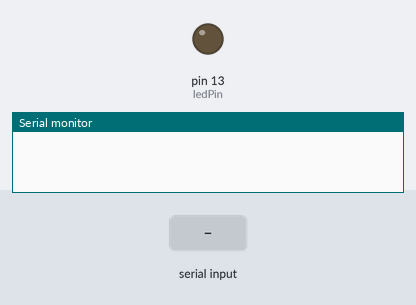
Bench run of a sketch on a simulated Arduino Uno, built with avr-gcc and run on an emulated ATmega328P. Shown: output pins drawn as LEDs (lit = HIGH), the last lines printed to the serial monitor. The inputs (shaded band) are chosen by the test bench.

Above: at 1.2 s.
1.3 s: "1" received over Serial
At 1.9 s:
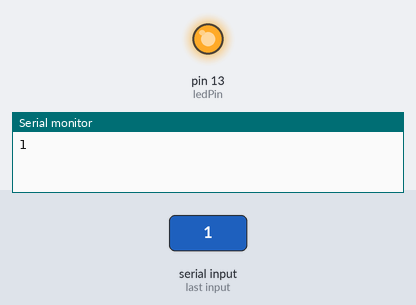
2.8 s: "0" received over Serial
At 3.1 s:
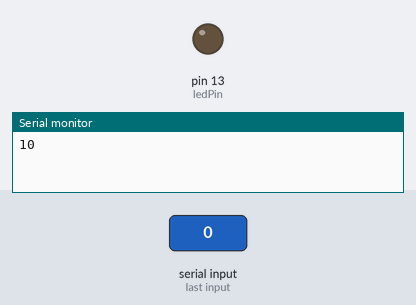
Timing chart, 0 to 5.8 s (numbered marks = the images above; inputs shaded):
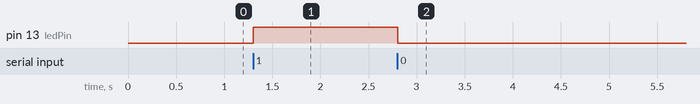

The sketch:

BlinkOnCommand.pde
```cpp
/*
 * BlinkOnCommand - turns an LED on or off
 */

int ledPin = 13;

void setup() {
  Serial.begin(115200);    // Open a connection to the Bluetooth Mate
  pinMode(ledPin, OUTPUT); // Activate the LED
}

void loop() {

  // Look for data coming in from the Bluetooth Mate
  if (Serial.available() > 0) {
    char cmd = Serial.read(); // Read the character
    Serial.print(cmd);        // Echo the character back

    // '1' turns on the LED, '0' turns it off
    if (cmd == '1') {
      digitalWrite(ledPin, HIGH);
    } else if (cmd == '0') {
      digitalWrite(ledPin, LOW);
    }
  }
  delay(20);
}
```

Measured:
- after the input at 1.3 s, pin 13 (ledPin): LOW → HIGH at once
- after the input at 2.8 s, pin 13 (ledPin): HIGH → LOW at once
